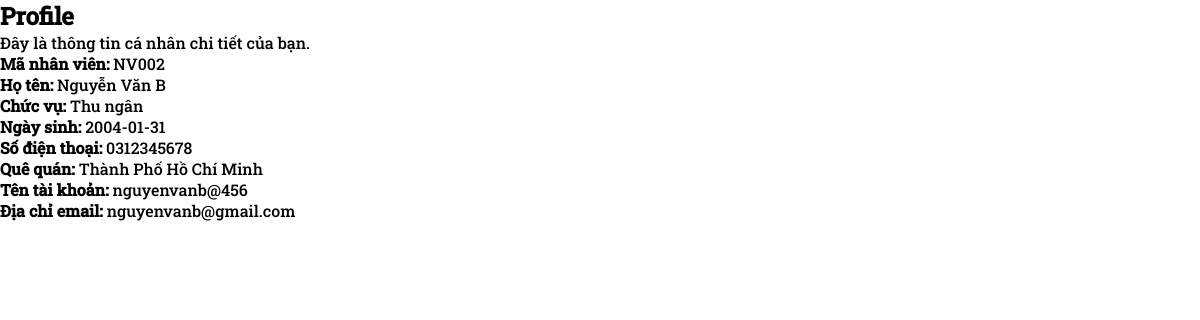
Screenshot of /employee/profile.php (signed in) with the database file from the repository.
### tables this page shows
CREATE TABLE `taikhoan` (
  `MaNV` varchar(10) NOT NULL,
  `TenDN` varchar(255) NOT NULL,
  `Email` varchar(255) NOT NULL,
  `Quyen` varchar(20) NOT NULL,
  `MatKhau` varchar(255) NOT NULL,
  `resetToken_hash` varchar(64) DEFAULT NULL,
  `resetToken_expiredAt` datetime DEFAULT NULL
);

CREATE TABLE `nhanvien` (
  `MaNV` varchar(10) NOT NULL,
  `HoTen` varchar(255) NOT NULL,
  `NgaySinh` date NOT NULL,
  `SDT` varchar(20) NOT NULL,
  `NoiO` varchar(255) NOT NULL,
  `ChucVu` varchar(255) NOT NULL,
  `CaLam` varchar(255) NOT NULL,
  `Luong` decimal(12,2) NOT NULL
);

### employee/profile.php (the view, shortened to what this page needs)
<?php
include __DIR__ . '/../connect.php';
$id = $_SESSION['id'];
$stmt = $mysqli->prepare("SELECT HoTen, NgaySinh, SDT, NoiO, ChucVu, Email, TenDN FROM taikhoan tk JOIN nhanvien nv on tk.MaNV = nv.MaNV WHERE nv.MaNV = ?");
$stmt->bind_param('s', $id);
$stmt->execute();
$stmt->bind_result($name, $dob, $phone, $address, $position, $email, $username);
?>
<!DOCTYPE html>
<html lang="vi">
<head>
    <link rel="stylesheet" href="../../assets/rules-style.css">
</head>
<body>
    <div class="content">
        <div class="page-title">
            <div class="wrap">
            <h2>Profile</h2>
            <p>Đây là thông tin cá nhân chi tiết của bạn.</p>
            </div>
        </div>
    </div>
    <div class="block">
        <div class="profile-detail">
            <strong>Mã nhân viên: </strong><?=htmlspecialchars($id)?>
        </div>
        <div class="profile-detail">
            <strong>Họ tên: </strong><?=htmlspecialchars($name)?>
        </div>
        <div class="profile-detail">
            <strong>Chức vụ: </strong><?=htmlspecialchars($position)?>
        </div>
        <div class="profile-detail">
            <strong>Ngày sinh: </strong><?=htmlspecialchars($dob)?>
        </div>
        <div class="profile-detail">
            <strong>Số điện thoại: </strong><?=htmlspecialchars($phone)?>
        </div>
        <div class="profile-detail">
            <strong>Quê quán: </strong><?=htmlspecialchars($address)?>
        </div>
        <div class="profile-detail">
            <strong>Tên tài khoản: </strong><?=htmlspecialchars($username)?>
        </div>
        <div class="profile-detail">
            <strong>Địa chỉ email: </strong><?=htmlspecialchars($email)?>
        </div>
    </div>
</body>
</html>

### assets/rules-style.css (style rules this page uses)
* { margin: 0; padding: 0; box-sizing: border-box; }
body, input, button { color: #000000; font-family: fontweb; font-size: 16px; }
body { background-color: #ffffff; }

### rows the page displays
taikhoan: nhanvien.HoTen "Nguyễn Văn B", nhanvien.ChucVu "Thu ngân", nhanvien.NgaySinh "2004-01-31", nhanvien.SDT "0312345678", nhanvien.NoiO "Thành Phố Hồ Chí Minh", TenDN "nguyenvanb@456", Email "nguyenvanb@gmail.com"

### other values shown
$id "NV002"
